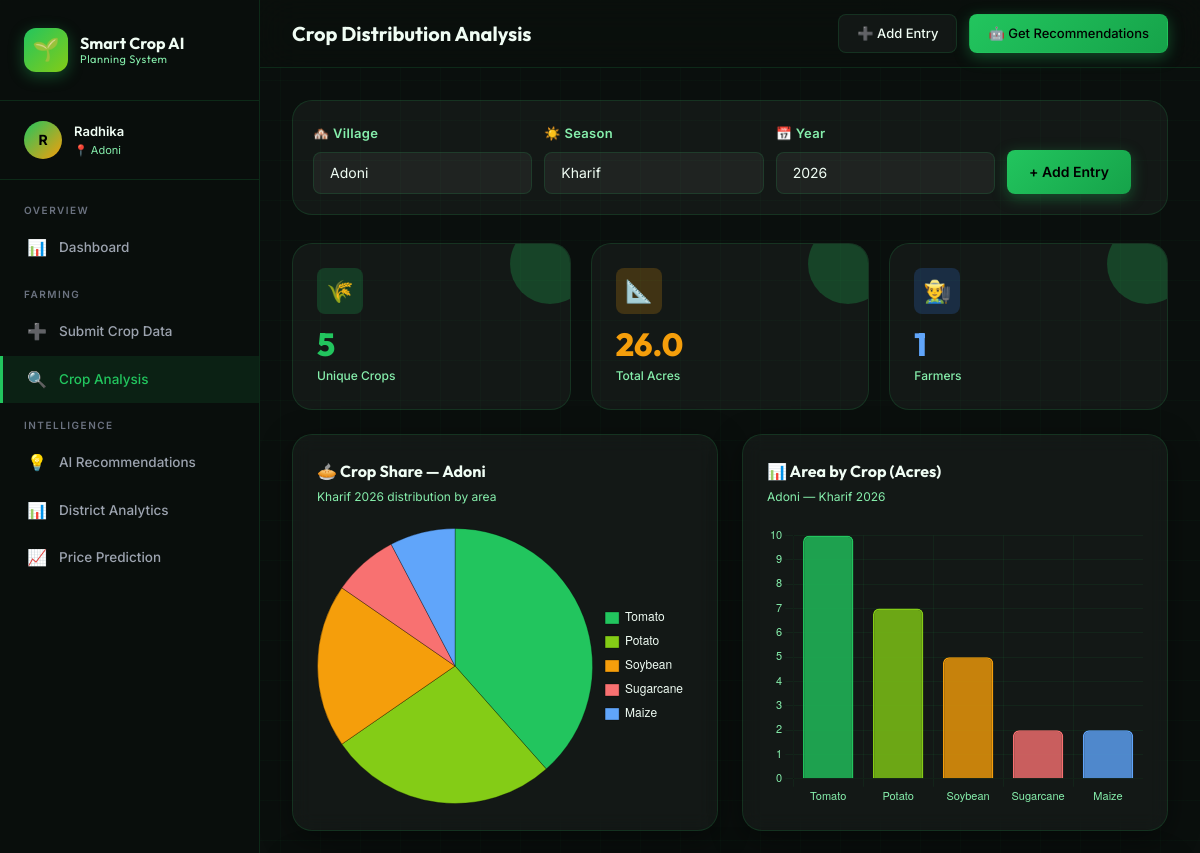
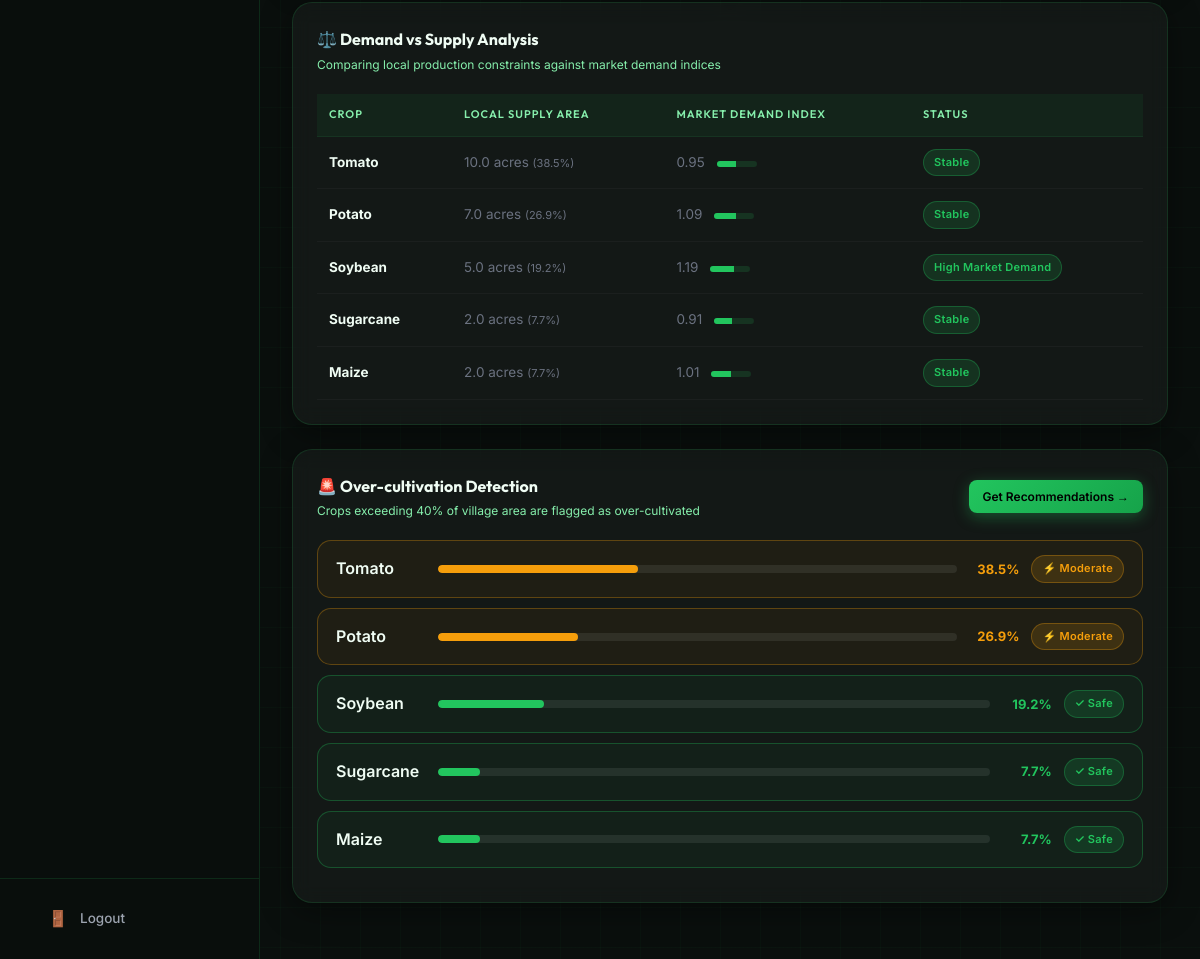
The app's page /crops/analysis (signed in) with its own data (2 pictures, top to bottom).
### tables this page shows
CREATE TABLE users (
    id INTEGER PRIMARY KEY AUTOINCREMENT,
    username TEXT UNIQUE NOT NULL,
    email TEXT UNIQUE NOT NULL,
    password_hash TEXT NOT NULL,
    state TEXT NOT NULL DEFAULT 'Andhra Pradesh',
    district TEXT NOT NULL,
    mandal TEXT NOT NULL,
    village TEXT NOT NULL,
    created_at DATETIME DEFAULT CURRENT_TIMESTAMP
);

CREATE TABLE crop_entries (
    id INTEGER PRIMARY KEY AUTOINCREMENT,
    user_id INTEGER NOT NULL,
    state TEXT NOT NULL DEFAULT 'Andhra Pradesh',
    district TEXT NOT NULL,
    mandal TEXT NOT NULL,
    village TEXT NOT NULL,
    crop_name TEXT NOT NULL,
    area_acres REAL NOT NULL,
    season TEXT NOT NULL,
    year INTEGER NOT NULL,
    created_at DATETIME DEFAULT CURRENT_TIMESTAMP,
    FOREIGN KEY (user_id) REFERENCES users(id)
);

### routes/crops.py (the view)
@crops_bp.route('/analysis')
@login_required
def analysis():
    db = get_db()
    village = request.args.get('village', current_user.village)
    season = request.args.get('season', 'Kharif')
    year = request.args.get('year', datetime.datetime.now().year, type=int)
    villages = CropEntry.get_all_villages(db)
    distribution = get_crop_distribution(db, village, season, year)
    flagged = detect_over_cultivation(distribution) if distribution else []
    village_stats = get_village_stats(db, village)
    global_dist = []
    for v in villages[:10]:
        d = get_crop_distribution(db, v, season, year)
        if d:
            global_dist.append({'village': v, 'crops': d})
    demand_supply_metrics = get_demand_supply_metrics(db, village, current_user.district, season, year)
    years = list(range(2020, datetime.datetime.now().year + 2))
    return render_template('analysis.html',
        village=village,
        season=season,
        year=year,
        villages=villages,
        seasons=Config.SEASONS,
        years=years,
        distribution=distribution,
        flagged=flagged,
        village_stats=village_stats,
        global_dist=global_dist,
        demand_supply_metrics=demand_supply_metrics
    )

### templates/analysis.html (shortened to what this page needs)
{% extends 'base.html' %}
{% block page_title %}Crop Distribution Analysis{% endblock %}
{% block content %}
<form method="GET" action="{{ url_for('crops.analysis') }}">
    <div class="filter-bar">
        <div class="form-group">
            <label class="form-label">🏘️ Village</label>
            <select name="village" class="form-control" onchange="this.form.submit()">
                {% if villages %}
                    {% for v in villages %}
                    <option value="{{ v }}" {% if v == village %}selected{% endif %}>{{ v }}</option>
                    {% endfor %}
                {% else %}
                    <option value="{{ village }}">{{ village }}</option>
                {% endif %}
            </select>
        </div>
        <div class="form-group">
            <label class="form-label">☀️ Season</label>
            <select name="season" class="form-control" onchange="this.form.submit()">
                {% for s in seasons %}
                <option value="{{ s }}" {% if s == season %}selected{% endif %}>{{ s }}</option>
                {% endfor %}
            </select>
        </div>
        <div class="form-group">
            <label class="form-label">📅 Year</label>
            <select name="year" class="form-control" onchange="this.form.submit()">
                {% for y in years %}
                <option value="{{ y }}" {% if y == year %}selected{% endif %}>{{ y }}</option>
                {% endfor %}
            </select>
        </div>
        <div class="form-group" style="flex:0;">
            <label class="form-label">&nbsp;</label>
            <a href="{{ url_for('crops.submit') }}" class="btn btn-primary">+ Add Entry</a>
        </div>
    </div>
</form>
{% if village_stats %}
<div class="stats-grid" style="margin-bottom:24px;">
    <div class="stat-card">
        <div class="stat-icon green">🌾</div>
        <div class="stat-value" style="color:var(--primary);">{{ village_stats.unique_crops }}</div>
        <div class="stat-label">Unique Crops</div>
    </div>
    <div class="stat-card">
        <div class="stat-icon amber">📐</div>
        <div class="stat-value" style="color:var(--accent-warm);">{{ village_stats.total_area }}</div>
        <div class="stat-label">Total Acres</div>
    </div>
    <div class="stat-card">
        <div class="stat-icon blue">👨‍🌾</div>
        <div class="stat-value" style="color:#60a5fa;">{{ village_stats.total_farmers }}</div>
        <div class="stat-label">Farmers</div>
    </div>
</div>
{% endif %}
{% if distribution %}
<div class="grid-2" style="margin-bottom:24px;">
    <div class="card">
        <div class="card-header">
            <div>
                <div class="card-title">🥧 Crop Share — {{ village }}</div>
                <div class="card-subtitle">{{ season }} {{ year }} distribution by area</div>
            </div>
        </div>
        <div class="chart-container" style="height:280px;">
            <canvas id="pieChart"></canvas>
        </div>
    </div>
    <div class="card">
        <div class="card-header">
            <div>
                <div class="card-title">📊 Area by Crop (Acres)</div>
                <div class="card-subtitle">{{ village }} — {{ season }} {{ year }}</div>
            </div>
        </div>
        <div class="chart-container" style="height:280px;">
            <canvas id="barChart"></canvas>
        </div>
    </div>
</div>
{% if demand_supply_metrics %}
<div class="card" style="margin-bottom:24px;">
    <div class="card-header">
        <div>
            <div class="card-title">⚖️ Demand vs Supply Analysis</div>
            <div class="card-subtitle">Comparing local production constraints against market demand indices</div>
        </div>
    </div>
    <div style="overflow-x:auto;">
        <table style="width:100%; border-collapse: collapse; text-align: left;">
            <thead>
                <tr style="border-bottom:1px solid var(--border); color:var(--text-dim); font-family:'Outfit', sans-serif;">
                    <th style="padding:12px;">Crop</th>
                    <th style="padding:12px;">Local Supply Area</th>
                    <th style="padding:12px;">Market Demand Index</th>
                    <th style="padding:12px;">Status</th>
                </tr>
            </thead>
            <tbody>
                {% for row in demand_supply_metrics %}
                <tr style="border-bottom:1px solid rgba(255,255,255,0.03);">
                    <td style="padding:12px; font-weight:bold; color:var(--text);">{{ row.crop }}</td>
                    <td style="padding:12px; color:var(--text-dim);">{{ row.supply_area }} acres <span style="font-size:11px;">({{ row.supply_pct }}%)</span></td>
                    <td style="padding:12px; color:var(--text-dim);">
                        {{ row.demand_index }}
                        <span style="display:inline-block; margin-left:8px; width:40px; height:6px; background-color:var(--border); border-radius:4px; overflow:hidden;">
                            <span style="display:block; height:100%; width:{{ (row.demand_index / 2) * 100 }}%; background-color:var(--primary);"></span>
                        </span>
                    </td>
                    <td style="padding:12px;">
                        <span class="badge badge-{{ row.status_color }}">{{ row.status }}</span>
                    </td>
                </tr>
                {% endfor %}
            </tbody>
        </table>
    </div>
</div>
{% endif %}
<div class="card" style="margin-bottom:24px;">
    <div class="card-header">
        <div>
            <div class="card-title">🚨 Over-cultivation Detection</div>
            <div class="card-subtitle">Crops exceeding 40% of village area are flagged as over-cultivated</div>
        </div>
        <a href="{{ url_for('crops.recommend') }}?village={{ village }}&season={{ season }}&district={{ current_user.district }}"
           class="btn btn-primary btn-sm">Get Recommendations →</a>
    </div>
    {% if flagged %}
    {% for f in flagged %}
    <div class="overcultivation-bar {% if f.over_cultivated %}danger{% elif f.percentage > 25 %}warning{% else %}safe{% endif %}">
        <span class="oc-crop">{{ f.crop }}</span>
        <div class="oc-bar-track">
            <div class="oc-bar-fill {% if f.over_cultivated %}danger{% elif f.percentage > 25 %}warning{% else %}success{% endif %}"
                 style="width:{{ [f.percentage, 100] | min }}%"></div>
        </div>
        <span class="oc-pct" style="color:{% if f.over_cultivated %}var(--danger){% elif f.percentage > 25 %}var(--warning){% else %}var(--primary){% endif %}">
            {{ f.percentage }}%
        </span>
        {% if f.over_cultivated %}
        <span class="badge badge-danger">⚠️ Over-cultivated</span>
        {% elif f.percentage > 25 %}
        <span class="badge badge-warning">⚡ Moderate</span>
        {% else %}
        <span class="badge badge-success">✓ Safe</span>
        {% endif %}
    </div>
    {% endfor %}
    {% else %}
    <div class="empty-state" style="padding:30px 0;">
        <div class="empty-state-icon">📭</div>
        <div class="empty-state-title">No data for this combination</div>
        <div class="empty-state-text">Try a different village, season, or year filter.</div>
    </div>
    {% endif %}
</div>
{% endif %}
{% endblock %}
{% block extra_scripts %}
{% if distribution %}
<script>
(function() {
    const labels  = {{ distribution | map(attribute='crop') | list | tojson }};
    const data    = {{ distribution | map(attribute='area') | list | tojson }};
    const palette = ['#22c55e','#84cc16','#f59e0b','#f87171','#60a5fa','#a78bfa','#fb923c','#34d399','#fbbf24','#4ade80'];
    const isMobile = window.innerWidth <= 768;
    // Pie chart
    new Chart(document.getElementById('pieChart'), {
        type: 'pie',
        data: { labels, datasets: [{ data, backgroundColor: palette.slice(0, labels.length), borderColor:'rgba(0,0,0,0.3)', borderWidth:1, hoverOffset:8 }] },
        options: {
            responsive: true,
            maintainAspectRatio: false,
            plugins: {
                legend: { position: isMobile ? 'bottom' : 'right', labels: { color:'#f0fdf4', font:{ size:isMobile ? 10 : 12 }, padding:isMobile ? 10 : 12, boxWidth:isMobile ? 10 : 14 } },
                tooltip: { callbacks: { label: (ctx) => ` ${ctx.label}: ${ctx.parsed.toFixed(1)} acres` } }
            }
        }
    });
    // Bar chart
    new Chart(document.getElementById('barChart'), {
        type: 'bar',
        data: {
            labels,
            datasets: [{
                label: 'Total Area (acres)',
                data,
                backgroundColor: palette.slice(0, labels.length).map(c => c + 'cc'),
                borderColor: palette.slice(0, labels.length),
                borderWidth: 1.5,
                borderRadius: 6
            }]
        },
        options: {
            responsive: true,
            maintainAspectRatio: false,
            scales: {
                x: { ticks: { color:'#86efac', font:{ size:isMobile ? 10 : 11 } }, grid: { color:'rgba(34,197,94,0.07)' } },
                y: { ticks: { color:'#86efac', font:{ size:isMobile ? 10 : 11 } }, grid: { color:'rgba(34,197,94,0.07)' }, beginAtZero: true }
            },
            plugins: {
                legend: { display:false },
                tooltip: { callbacks: { label: (ctx) => ` ${ctx.parsed.y.toFixed(1)} acres` } }
            }
        }
    });
})();
</script>
{% endif %}
{% endblock %}

### templates/base.html (shortened to what this page needs)
<!DOCTYPE html>
<html lang="en">
<head>
    <link rel="stylesheet" href="{{ url_for('static', filename='css/style.css') }}">
</head>
<body>
<div class="app-wrapper">
    <aside class="sidebar" id="sidebar">
        <div class="sidebar-logo">
            <a href="{{ url_for('dashboard.index') }}" class="logo-mark">
                <div class="logo-icon">🌱</div>
                <div class="logo-text">
                    Smart Crop AI
                    <span>Planning System</span>
                </div>
            </a>
        </div>
        {% if current_user.is_authenticated %}
        <div class="sidebar-user">
            <div class="user-card">
                <div class="user-avatar">{{ current_user.username[0].upper() }}</div>
                <div class="user-info">
                    <div class="user-name">{{ current_user.username }}</div>
                    <div class="user-village">📍 {{ current_user.village }}</div>
                </div>
            </div>
        </div>
        {% endif %}
        <nav class="sidebar-nav">
            <div class="nav-section">
                <div class="nav-section-label">Overview</div>
                <a href="{{ url_for('dashboard.index') }}"
                   class="nav-link {% if request.endpoint == 'dashboard.index' %}active{% endif %}">
                    <span class="nav-icon">📊</span> Dashboard
                </a>
            </div>
            <div class="nav-section">
                <div class="nav-section-label">Farming</div>
                <a href="{{ url_for('crops.submit') }}"
                   class="nav-link {% if request.endpoint == 'crops.submit' %}active{% endif %}">
                    <span class="nav-icon">➕</span> Submit Crop Data
                </a>
                <a href="{{ url_for('crops.analysis') }}"
                   class="nav-link {% if request.endpoint == 'crops.analysis' %}active{% endif %}">
                    <span class="nav-icon">🔍</span> Crop Analysis
                </a>
            </div>
            <div class="nav-section">
                <div class="nav-section-label">Intelligence</div>
                <a href="{{ url_for('crops.recommend') }}" class="nav-link {% if request.endpoint == 'crops.recommend' %}active{% endif %}">
                    <span class="nav-icon">💡</span> AI Recommendations
                </a>
                <a href="{{ url_for('analytics.district_analytics') }}" class="nav-link {% if request.endpoint == 'analytics.district_analytics' %}active{% endif %}">
                    <span class="nav-icon">📊</span> District Analytics
                </a>
                <a href="{{ url_for('crops.predict') }}" class="nav-link {% if request.endpoint == 'crops.predict' %}active{% endif %}">
                    <span class="nav-icon">📈</span> Price Prediction
                </a>
            </div>
        </nav>
        <div class="sidebar-footer">
            {% if current_user.is_authenticated %}
            <a href="{{ url_for('auth.logout') }}" class="nav-link">
                <span class="nav-icon">🚪</span> Logout
            </a>
            {% endif %}
        </div>
    </aside>
    <div class="main-content">
        <header class="topbar">
            <div class="topbar-heading">
                <h1 class="topbar-title">{% block page_title %}Dashboard{% endblock %}</h1>
            </div>
            <div class="topbar-actions">
                <a href="{{ url_for('crops.submit') }}" class="topbar-btn">
                    ➕ Add Entry
                </a>
                <a href="{{ url_for('crops.recommend') }}" class="topbar-btn btn-primary topbar-btn-primary">
                    🤖 Get Recommendations
                </a>
            </div>
        </header>
        <main class="page-body">
            {% block content %}{% endblock %}
        </main>
    </div>
</div>
{% block extra_scripts %}{% endblock %}
</body>
</html>

### records on screen
users: username "R", username "Radhika", village "Adoni"
crop_entries: crop "Soybean", supply_area "5.0", supply_pct "19.2", demand_index "1.19", {{ (row.demand_index / 2) * 100 }} 59.5 (drawn), status "High Market Demand"
crop_entries: crop "Maize", supply_area "2.0", supply_pct "7.7", demand_index "1.01", {{ (row.demand_index / 2) * 100 }} 50.5 (drawn), status "Stable"

### other values on screen
{{ village_stats.unique_crops }} "5"
{{ village_stats.total_area }} "26.0"
{{ village_stats.total_farmers }} "1"
{{ season }} "Kharif"
{{ year }} "2026"
{{ row.crop }} "Tomato" "Potato" "Sugarcane"
{{ row.supply_area }} "10.0" "7.0" "2.0"
{{ row.supply_pct }} "38.5" "26.9" "7.7"
{{ row.demand_index }} "0.95" "1.09" "0.91"
{{ row.status }} "Stable" "Stable" "Stable"
{{ f.crop }} "Tomato" "Potato" "Soybean" "Sugarcane" "Maize"
{{ f.percentage }} "38.5" "26.9" "19.2" "7.7" "7.7"
form field season "Kharif"
form field year "2026"
chart data {{ distribution | map(attribute='crop') | list | tojson }} ["Tomato", "Potato", "Soybean", "Sugarcane", "Maize"]
